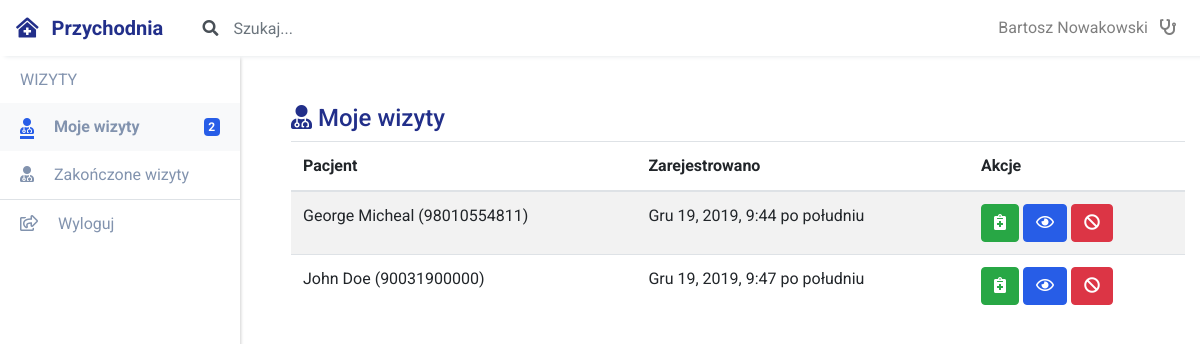
Screenshot of /przychodnia/lekarz/moje-wizyty (signed in) with the database file from the repository.
### przychodnia_app/models.py (models this page shows)
class Lekarz(CommonProfileModel):
    user = models.OneToOneField(User, on_delete=models.PROTECT)
    role = models.CharField(max_length=16, default="LEKARZ", editable=False)
    npwz = models.CharField("NPWZ", max_length=7, unique=True)
    class Meta:
        verbose_name_plural = "Lekarze"

### przychodnia_wizyta/models.py (models this page shows)
class Wizyta(models.Model):
    STATUS = (
        ("REJ", "Zarejestrowana"),
        ("ZAK", "Zakończona"),
        ("ANUL", "Anulowana")
    )
    opis = models.TextField(null=True, blank=True)
    diagnoza = models.TextField(null=True, blank=True)
    status = models.CharField(null=False, choices=STATUS, max_length=4, default="REJ")
    dt_rej = models.DateTimeField(auto_now_add=True)
    dt_zak_anul = models.DateTimeField(null=True)
    pacjent = models.ForeignKey(Pacjent, on_delete=models.PROTECT)
    rejestratorka = models.ForeignKey(Rejestratorka, on_delete=models.PROTECT)
    lekarz = models.ForeignKey(Lekarz, on_delete=models.PROTECT)
    wizyty = WizytaManager()
    @property
    def is_old(self): # czy wizyta jest 'stara'
        ret = self.status=='REJ'
        ret = ret and (self.dt_rej <= timezone.now() - timedelta(hours=12))
        return ret
    class Meta:
        ordering = ["dt_rej"]
        verbose_name_plural = "Wizyty"

### przychodnia_pacjent/models.py (models this page shows)
class Pacjent(CommonProfileModel):
    adres = models.ForeignKey(Adres, on_delete=models.PROTECT)
    pesel = models.CharField("PESEL", max_length=11, unique=True)
    def __str__(self):
        return "%s %s (%s)" % (self.imie, self.nazwisko, self.pesel)
    class Meta:
        verbose_name_plural = "Pacjenci"

### przychodnia_app/views/views_lekarz.py (the view)
@method_decorator(login_required(login_url='/login'), name='dispatch')
@method_decorator(uprawniania_lekarz_wymagane, name='dispatch')
class LekarzDashboard(View):
    template_name = "przychodnia_app/lekarz/moje-wizyty.html"
    def get(self, request):
        ja = lekarz_by_request(request)
        moje_wizyty = Wizyta.wizyty.filter_by_lekarz(ja, typ="REJ")
        moje_wizyty_count = moje_wizyty.count()
        return render(request, self.template_name, {
            "moje_wizyty": moje_wizyty,
            "moje_wizyty_count": moje_wizyty_count,
        })

### common/context_processors.py (called while the page is built)
def common_context(request):
    profile = None
    if request.user.is_authenticated:
        if not profile and request.user.role and request.user.role == "REJ":
            profile = Rejestratorka.objects.get(user=request.user)
        if not profile and request.user.role and request.user.role == "LEK":
            profile = Lekarz.objects.get(user=request.user)
    context = {
        "time_now": timezone.now(),
        "pacjenci_count": Pacjent.objects.count(),
        "nowe_wizyty_count": Wizyta.wizyty.get_new().count(),
        "stare_wizyty_count": Wizyta.wizyty.get_old().count(),
        "profile": profile,
    }
    return context

### common/models.py (called while the page is built)
    def __str__(self):
        return "%s %s" % (self.imie, self.nazwisko)

### przychodnia_app/views/views_lekarz.py (called while the page is built)
def lekarz_by_request(request):
    return Lekarz.objects.get(user=request.user)

### przychodnia_wizyta/models.py (called while the page is built)
    def get_old(self):
        return self.filter(
            Q(status='REJ') & Q(dt_rej__lte=timezone.now() - timedelta(hours=12)))

    def get_new(self):
        return self.filter(
            Q(status='REJ') & Q(dt_rej__gte=timezone.now() - timedelta(hours=12)))

    def filter_by_lekarz(self, user, typ):
        return self.filter(
            Q(status=typ) & Q(lekarz=user))

    def get_queryset(self):
        return WizytaQuerySet(self.model, using=self._db)

    def get_old(self):
        return self.get_queryset().get_old()

    def get_new(self):
        return self.get_queryset().get_new()

    def filter_by_lekarz(self, user, typ="REJ"):
        return self.get_queryset().filter_by_lekarz(user, typ)

### przychodnia_app/templates/przychodnia_app/lekarz/moje-wizyty.html (shortened to what this page needs)
{% extends 'przychodnia_app/extend/base_przychodnia.html' %}
{% block content %}
<h4><i class="fas fa-user-md"></i>&nbsp;Moje wizyty</h4>
<table class="table table-striped">
  <thead>
    <tr>
      <th scope="col">Pacjent</th>
      <th scope="col">Zarejestrowano</th>
      <th scope="col">Akcje</th>
    </tr>
  </thead>
  <tbody>
    {% for wizyta in moje_wizyty %}
    <tr>
      <td>
        {{wizyta.pacjent}}
      </td>
      <td>{{wizyta.dt_rej}}</td>
      <td>
        <a class="btn btn-success" href="#" role="button" data-toggle="tooltip" data-placement="bottom" title="Zrealizuj wizytę">
          <i class="fas fa-notes-medical"></i>
        </a>
        {% include 'przychodnia_app/include/action_buttons_common.html' %}
      </td>
    </tr>
    {% empty %}
    <tr>
      <td colspan="4" class="text-center">
        -Brak-
      </td>
    </tr>
    {% endfor %}
  </tbody>
</table>
{% endblock %}

### common/templates/common/extend/base.html (shortened to what this page needs)
{% load staticfiles %}
<!DOCTYPE html>
<html lang="en" dir="ltr">
  <head>
    <link rel="stylesheet" href="{% static 'css/select2.min.css' %}">
    <link rel="stylesheet" href="{% static 'css/app.css' %}">
    <link rel="stylesheet" href="{% static 'css/shame.css' %}">
  <body>
  <nav class="fixed-top navbar navbar-expand-lg navbar-light" id="header_nav">
    <a class="navbar-brand">
      <span>
        <i class="fas fa-clinic-medical"></i>
        <span class="pl-2">Przychodnia</span>
      </span>
    </a>
    <div class="collapse navbar-collapse show" id="header_nav_collapse">
      <form class="form mx-auto" id="header_search">
        <div class="input-group">
          <div class="input-group-prepend">
            <span class="input-group-text" id="basic-addon1">
              <i class="fas fa-search"></i>
            </span>
          </div>
          <input type="text" class="form-control mr-sm-2" placeholder="Szukaj...">
        </div>
      </form>
      <ul class="navbar-nav ml-auto">
        {% if user.role == "REJ" %}
        <li class="nav-item popover-profile-rejestratorka">
        {% elif user.role == "LEK" %}
        <li class="nav-item popover-profile-lekarz">
        {% else %}
        <li class="nav-item popover-profile">
        {% endif %}
          <a class="nav-link" href="#">
            <span class="pr-2">{{profile}}</span>
            {% if user.role == "REJ" %}
              <i class="fas fa-user-nurse" title="Rejestratorka"></i>
            {% elif user.role == "LEK" %}
              <i class="fas fa-stethoscope" title="Lekarz"></i>
            {% endif %}
          </a>
        </li>
      </ul>
    </div>
  </nav>
  <div id="sidebar">
    {% block left_panel %}{% endblock %}
    <div class="main-content pt-5">
      <div class="container">
          {% block child_content %}{% endblock %}
      </div>
    </div>
</body>
</body>
</html>

### przychodnia_app/templates/przychodnia_app/include/action_buttons_common.html
<a href="{% url 'przychodnia_app:przychodnia-wizyta-detail' pk=wizyta.pk %}" class="btn btn-primary" href="#" role="button" data-toggle="tooltip" data-placement="bottom" title="Pokaż szczegóły">
  <i class="far fa-eye"></i>
</a>
<a class="btn btn-danger" href="{% url 'przychodnia_app:przychodnia-anuluj-wizyte' wizyta_id=wizyta.pk %}" role="button" data-toggle="tooltip" data-placement="bottom" title="Anuluj wizyte">
  <i class="fas fa-ban"></i>
</a>

### rows the page displays
Lekarz: imie+nazwisko "Bartosz Nowakowski"
Wizyta: pacjent "George Micheal (98010554811)", dt_rej "Gru 19, 2019, 9:44 po południu"
Wizyta: pacjent "John Doe (90031900000)", dt_rej "Gru 19, 2019, 9:47 po południu"

### other values shown
{{ moje_wizyty_count }} "2"
